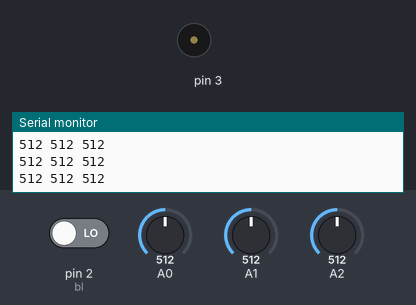
Recording of a sketch running on a simulated Arduino Uno, built with avr-gcc and run on an emulated ATmega328P. On the bench: buzzer (waves = sounding), the last lines printed to the serial monitor. Inputs (shaded band) come from the test bench; at power-on: A0 = 512, pin 2 (bl) LOW, A1 = 512, A2 = 512.

Above: at 1.2 s.
1.3 s: A0 set to 106
2.8 s: A0 set to 93
5.8 s: pin 2 (bl) driven HIGH
7.7 s: A1 set to 596
10.7 s: A1 set to 628
At 11.1 s:
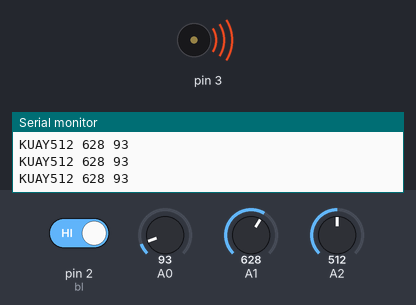
12.2 s: A2 set to 983
15.2 s: A2 set to 1006
Timing chart, 0 to 17.7 s (numbered marks = the images above; inputs shaded):
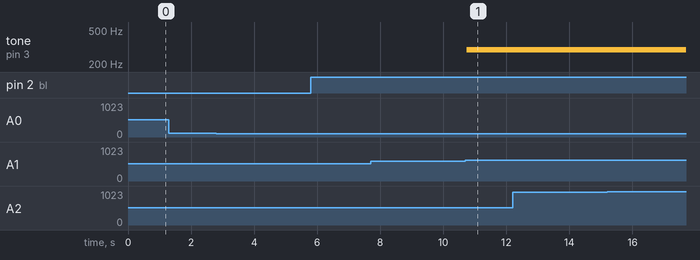

Measured:
- the behaviour switches between 612 and 613 on A1 (found by bisection; images 0 and 1)
- after the input at 10.7 s, tone on pin 3: silent → 294 Hz at once

The sketch:

sketch_oct03b.ino
```cpp
#define speaker 3
#define bl 2
#define br 1
const unsigned int X_AXIS_PIN = 2;
const unsigned int Y_AXIS_PIN = 1;
const unsigned int Z_AXIS_PIN = 0;
const unsigned int NUM_AXES = 3;
const unsigned int PINS[NUM_AXES] = {
 X_AXIS_PIN, Y_AXIS_PIN, Z_AXIS_PIN
};

const unsigned int BUFFER_SIZE = 16;
const unsigned int BAUD_RATE = 9600;
int buffer[NUM_AXES][BUFFER_SIZE];
int buffer_pos[NUM_AXES] = { 0 };


void setup() {

  Serial.begin(BAUD_RATE);
  pinMode(2,INPUT);
  pinMode(1,INPUT);
  pinMode(3,OUTPUT);
  }

int get_axis(const int axis) {
 delay(1);
 buffer[axis][buffer_pos[axis]] = analogRead(PINS[axis]);
 buffer_pos[axis] = (buffer_pos[axis] + 1) % BUFFER_SIZE;
 long sum = 0;
 for (unsigned int i = 0; i < BUFFER_SIZE; i++)
 sum += buffer[axis][i];
 return round(sum / BUFFER_SIZE);

}
int get_x() { return get_axis(0); }
int get_y() { return get_axis(1); }
int get_z() { return get_axis(2); }

int savex;
int savey;
int savez;
int alarm = 0;
int mode=0;
void loop() {
 Serial.print(get_x());
 Serial.print(" ");
 Serial.print(get_y());
 Serial.print(" ");
 Serial.println(get_z());

 // check button
int pressl = digitalRead(bl);
if(pressl == HIGH){
 savex=get_x();
 savey=get_y();
 savez=get_z();
 mode=1;
 Serial.print("KUAY");
}

//check alarm
if(mode == 1){
  if(get_x()>savex+100 ||get_y()>savex+100 ||get_z()>savex+100 ||get_x()<savex-100||get_y()<savey-100||get_z()<savez-100 ){
    alarm = 1;
  }
}

 //alarm sound
  if(alarm == 1){
      tone(3,294,500);

 }

}
```
